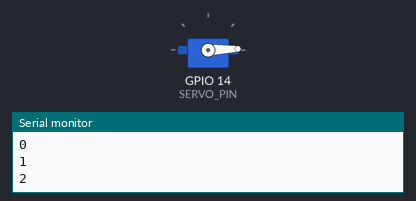
This sketch was run on a simulated ESP32. Shown: servo, the last lines printed to the serial monitor.

Above: at 0.05 s.
At 1.75 s:
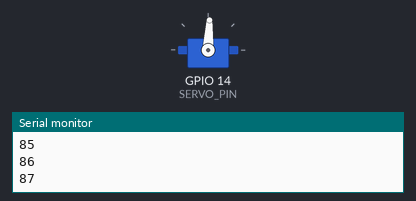
At 3.45 s:
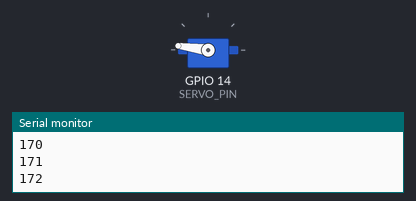
At 6.9 s:
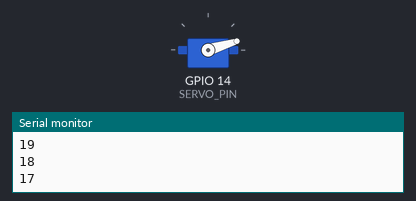
Timing chart, 0 to 9.4 s (numbered marks = the images above):
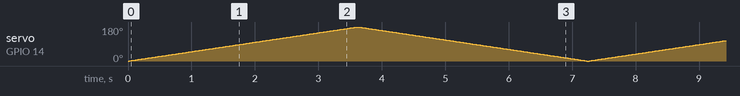

The sketch:

10_ESP32_Servo.ino
```cpp
#include <ESP32Servo.h>

#define SERVO_PIN 14

Servo servo;

void setup() {
  Serial.begin(115200);
  servo.attach(SERVO_PIN);
  servo.write(0);
}

void loop() {
  for (int posDegrees = 0; posDegrees <= 180; posDegrees++) {
    servo.write(posDegrees);
    Serial.println(posDegrees);
    delay(20);
  }

  for (int posDegrees = 180; posDegrees >= 0; posDegrees--) {
    servo.write(posDegrees);
    Serial.println(posDegrees);
    delay(20);
  }

  /* // Putar ke 0°
  servo.write(0);
  Serial.println(0);
  delay(1000);

  // Putar ke 90°
  servo.write(90);
  Serial.println(90);
  delay(1000);

  // Putar ke 180°
  servo.write(180);
  Serial.println(180);
  delay(1000);

  // Putar ke 90°
  servo.write(90);
  Serial.println(90);
  delay(1000); */
}
```
